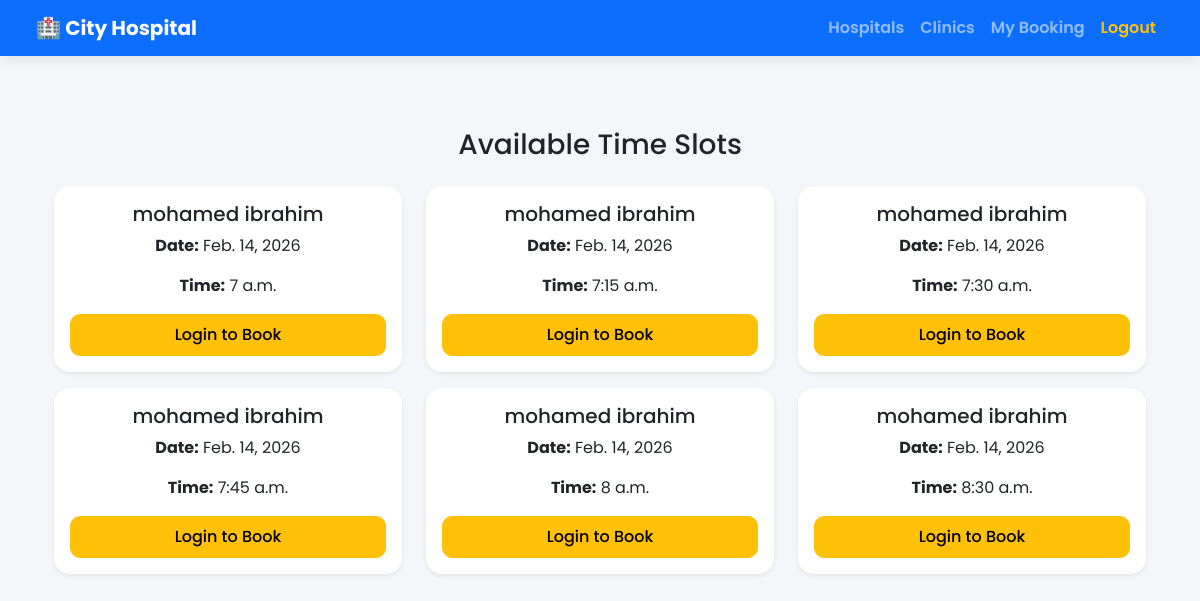
Page /doctor/1/slots/ on the committed database.
### appointments/models.py (models this page shows, shortened)
class TimeSlot(models.Model):
    doctor = models.ForeignKey(Doctor, on_delete=models.CASCADE)
    date = models.DateField()
    start_time = models.TimeField()
    end_time = models.TimeField(null=True, blank=True)
    is_booked = models.BooleanField(default=False)
    price = models.DecimalField(max_digits=10, decimal_places=2, default=400)
    class Meta:
        ordering = ['date', 'start_time']
        unique_together = ('doctor', 'date', 'start_time', 'end_time')

### doctors/models.py (models this page shows, shortened)
class Doctor(models.Model):
    STATUS_CHOICES = [
        ('PENDING', 'Pending'),
        ('APPROVED', 'Approved'),
        ('REJECTED', 'Rejected'),
    ]
    user = models.OneToOneField(
        settings.AUTH_USER_MODEL,
        on_delete=models.CASCADE
    )
    name = models.CharField(max_length=100, null=True, blank=True)
    facility = models.ForeignKey(
        MedicalFacility,
        on_delete=models.CASCADE,
        related_name='doctors'
    )
    specialization = models.CharField(max_length=200)
    experience = models.IntegerField()
    image = models.ImageField(
        upload_to='doctors/',
        blank=True,
        null=True
    )
    status = models.CharField(
        max_length=20,
        choices=STATUS_CHOICES,
        default='PENDING'
    )
    is_blocked = models.BooleanField(default=False)
    created_at = models.DateTimeField(auto_now_add=True)

### core/views.py (the view)
# urls.py: path('doctor/<int:doctor_id>/slots/', doctor_slots, name='doctor_slots'),
def doctor_slots(request, doctor_id):
    doctor = get_object_or_404(Doctor, id=doctor_id, status='APPROVED', is_blocked=False)
    slots = TimeSlot.objects.filter(doctor=doctor, is_booked=False).order_by('date', 'start_time')
    return render(request, 'slot_list.html', {
        'slots': slots,
        'doctor': doctor
    })

### Template/slot_list.html
{% extends "base.html" %}
{% block content %}
<div class="container mt-4">
    <h3 class="mb-4 text-center">Available Time Slots</h3>
    {% if slots %}
        <div class="row">
            {% for slot in slots %}
            <div class="col-md-4 mb-3">
                <div class="card shadow-sm">
                    <div class="card-body text-center">
                        <h5 class="card-title">{{ slot.doctor.name }}</h5>
                        <p><strong>Date:</strong> {{ slot.date }}</p>
                        <p><strong>Time:</strong> {{ slot.start_time }}</p>
                        {% if user.is_authenticated %}
                        <a href="{% url 'confirm_slot' slot.id %}" class="btn btn-success w-100">
                            Confirm Slot
                        </a>
                        {% else %}
                        <a href="{% url 'login' %}" class="btn btn-warning w-100">
                            Login to Book
                        </a>
                        {% endif %}
                    </div>
                </div>
            </div>
            {% endfor %}
        </div>
    {% else %}
        <div class="alert alert-warning text-center">
            No available slots at the moment.
        </div>
    {% endif %}
</div>
{% endblock %}

### Template/base.html (style rules this page uses)
body { font-family: 'Poppins', sans-serif; background: #f4f6f9; }
.card { border: none; border-radius: 16px; box-shadow: 0 8px 20px rgba(0,0,0,0.06); transition: 0.3s ease; }
.btn { border-radius: 10px; padding: 8px 18px; font-weight: 500; }

### rows in the picture
TimeSlot: doctor.name "mohamed ibrahim", date "Feb. 14, 2026", start_time "7 a.m."
TimeSlot: doctor.name "mohamed ibrahim", date "Feb. 14, 2026", start_time "7:15 a.m."
TimeSlot: doctor.name "mohamed ibrahim", date "Feb. 14, 2026", start_time "7:30 a.m."
TimeSlot: doctor.name "mohamed ibrahim", date "Feb. 14, 2026", start_time "7:45 a.m."
TimeSlot: doctor.name "mohamed ibrahim", date "Feb. 14, 2026", start_time "8 a.m."
TimeSlot: doctor.name "mohamed ibrahim", date "Feb. 14, 2026", start_time "8:30 a.m."
